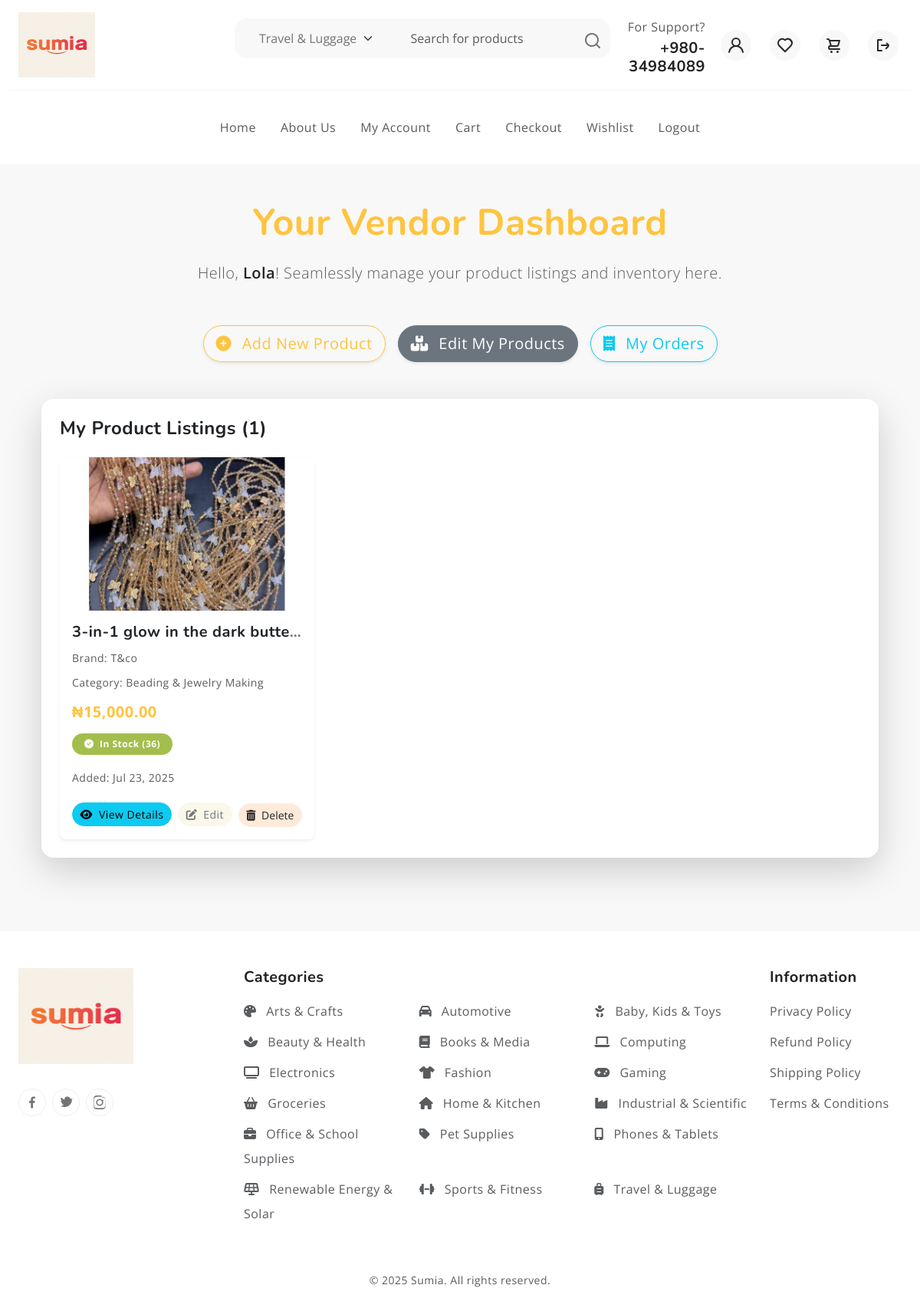
Page /product/list/ (signed in) on the earlier database version.
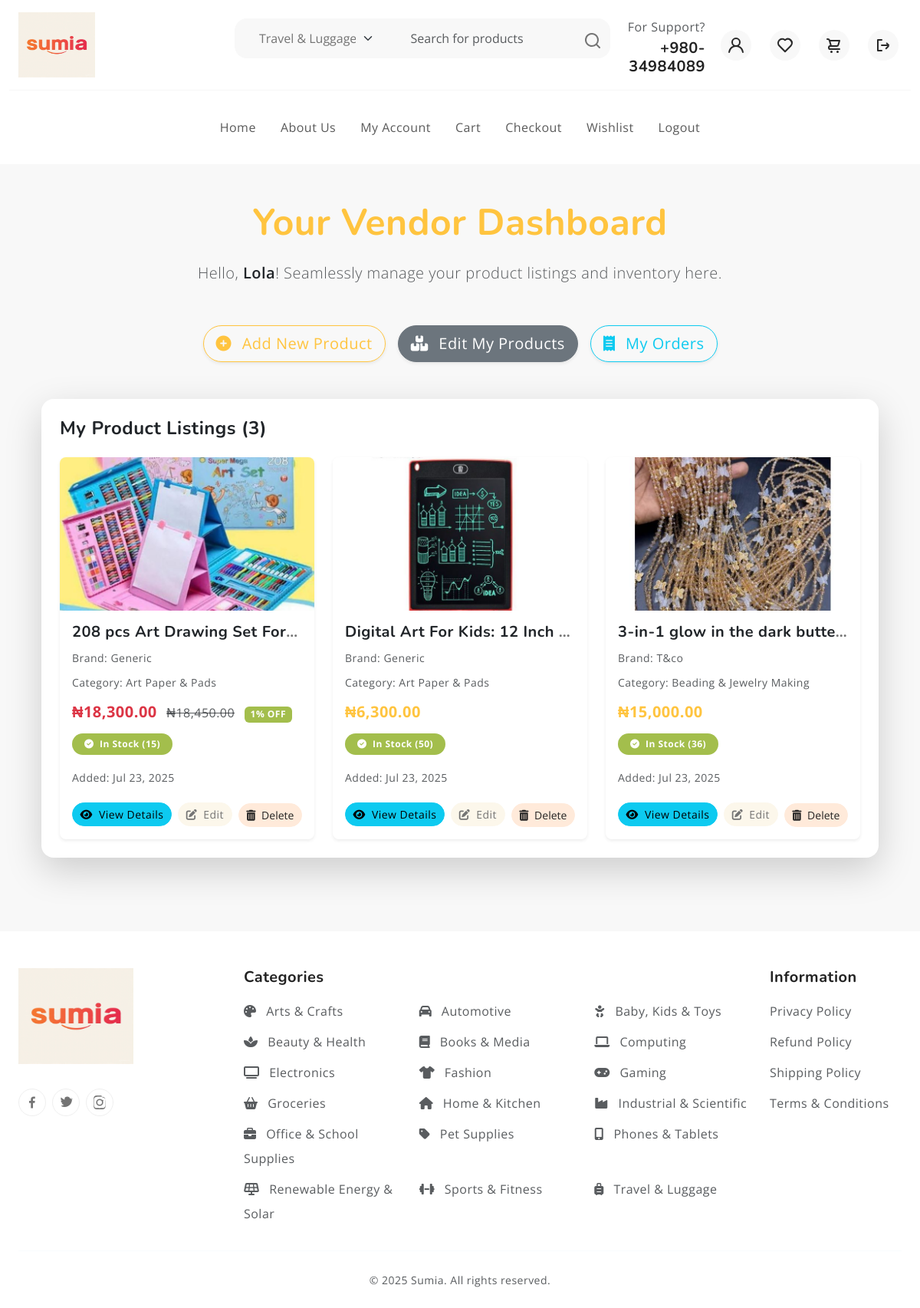
Same page on the later database version.
### pages/models.py (models this page shows, shortened)
class Product(models.Model):
    name = models.CharField(max_length=200)
    slug = models.SlugField(max_length=200, unique=True, blank=True)
    description = models.TextField()
    price = models.DecimalField(max_digits=10, decimal_places=2)
    discount_price = models.DecimalField(max_digits=10, decimal_places=2, null=True, blank=True)
    image = models.ImageField(upload_to='products/images/')
    stock_quantity = models.IntegerField(default=0)
    is_available = models.BooleanField(default=True)
    created_at = models.DateTimeField(auto_now_add=True)
    updated_at = models.DateTimeField(auto_now=True)
    creator = models.ForeignKey(User, on_delete=models.SET_NULL, null=True, blank=True, related_name='created_products')
    category = models.ForeignKey(
        Category,
        on_delete=models.SET_NULL,
        null=True,
        blank=True,
        related_name='products_in_category'
    )
    brand = models.ForeignKey(Brand, on_delete=models.SET_NULL, null=True, blank=True, related_name='products')
    tags = TaggableManager(blank=True) # For django-taggit
    class Meta:
        ordering = ['-created_at']
    def get_discount_percent(self):
        if self.discount_price and self.price:
            discount = ((self.price - self.discount_price) / self.price) * 100
            return round(discount)
        return 0

class Brand(models.Model):
    name = models.CharField(max_length=100, unique=True)
    slug = models.SlugField(max_length=100, unique=True, blank=True)
    description = models.TextField(blank=True)
    logo = models.ImageField(upload_to='brands/logos/', blank=True, null=True)
    created_at = models.DateTimeField(auto_now_add=True)
    updated_at = models.DateTimeField(auto_now=True)
    class Meta:
        ordering = ['name']

class Category(models.Model):
    name = models.CharField(max_length=100, unique=True)
    slug = models.SlugField(max_length=100, unique=True, blank=True)
    parent = models.ForeignKey(
        'self',
        on_delete=models.SET_NULL,
        null=True,
        blank=True,
        related_name='subcategories'
    )
    description = models.TextField(blank=True)
    is_active = models.BooleanField(default=True)
    created_at = models.DateTimeField(auto_now_add=True)
    updated_at = models.DateTimeField(auto_now=True)
    icon = models.CharField(
        max_length=50,
        blank=True,
        null=True,
        help_text="Font Awesome 6 icon class (e.g., 'fa-solid fa-laptop'). Auto-assigned if empty."
    )
    class Meta:
        verbose_name_plural = 'Categories'
        ordering = ['name']
    CATEGORY_ICON_MAP = {
        'phones': 'fa-solid fa-mobile-alt', 'tablets': 'fa-solid fa-tablet-alt',
        'electronics': 'fa-solid fa-tv', 'computing': 'fa-solid fa-laptop',
        'laptops': 'fa-solid fa-laptop', 'desktops': 'fa-solid fa-desktop',
        'fashion': 'fa-solid fa-shirt', 'clothing': 'fa-solid fa-shirt',
        'shoes': 'fa-solid fa-shoe-prints', 'beauty': 'fa-solid fa-spa',
        'health': 'fa-solid fa-heart-pulse', 'home': 'fa-solid fa-house',
        'kitchen': 'fa-solid fa-blender', 'baby': 'fa-solid fa-baby',
        'kids': 'fa-solid fa-child', 'toys': 'fa-solid fa-robot',
        'sports': 'fa-solid fa-dumbbell', 'fitness': 'fa-solid fa-running',
        'automotive': 'fa-solid fa-car', 'motorcycles': 'fa-solid fa-motorcycle',
        'books': 'fa-solid fa-book', 'media': 'fa-solid fa-compact-disc',
        'gaming': 'fa-solid fa-gamepad', 'groceries': 'fa-solid fa-basket-shopping',
        'food': 'fa-solid fa-apple-whole', 'office': 'fa-solid fa-briefcase',
        'school': 'fa-solid fa-pencil-alt', 'arts': 'fa-solid fa-palette',
        'crafts': 'fa-solid fa-scissors', 'travel': 'fa-solid fa-suitcase-rolling',
        'luggage': 'fa-solid fa-suitcase', 'pets': 'fa-solid fa-paw',
        'industrial': 'fa-solid fa-industry', 'scientific': 'fa-solid fa-flask',
        'renewable': 'fa-solid fa-solar-panel', 'solar': 'fa-solid fa-sun',
        'power': 'fa-solid fa-bolt', 'smartphones': 'fa-solid fa-mobile-alt',
        'tablets': 'fa-solid fa-tablet-alt', 'televisions': 'fa-solid fa-tv',
        'cameras': 'fa-solid fa-camera', 'printers': 'fa-solid fa-print',
        'fragrances': 'fa-solid fa-spray-can', 'skincare': 'fa-solid fa-face-mask',
        'cookware': 'fa-solid fa-utensils', 'appliances': 'fa-solid fa-fan',
        'diapers': 'fa-solid fa-baby-carriage', 'strollers': 'fa-solid fa-baby-carriage',
        'consoles': 'fa-solid fa-gamepad', 'stationery': 'fa-solid fa-pen-fancy',
        'suitcases': 'fa-solid fa-suitcase-rolling', 'dog food': 'fa-solid fa-dog',
        'cat food': 'fa-solid fa-cat', 'test instruments': 'fa-solid fa-microscope',
        'power tools': 'fa-solid fa-screwdriver-wrench', 'inverters': 'fa-solid fa-charging-station',
        'batteries': 'fa-solid fa-battery-full',
    }
    DEFAULT_ICON = 'fa-solid fa-tag' # Fallback icon

### pages/views.py (the view)
# urls.py: path('product/list/', product_list, name='product_list'),
@login_required(login_url='login')
def product_list(request):
    products = Product.objects.filter(creator=request.user).order_by('-created_at')
    top_level_categories = Category.objects.filter(parent__isnull=True).order_by('name')
    context = {
        'products': products,
        'top_level_categories': top_level_categories, # Pass for base.html
    }
    return render(request, 'product_list.html', context)

### pages/context_processors.py (called while the page is built)
def categories_for_search(request):
    top_level_categories = Category.objects.filter(parent__isnull=True).prefetch_related('subcategories').order_by('name')
    return {
        'top_level_categories': top_level_categories
    }

### templates/product_list.html (shortened to what the changed rows need)
{% extends 'base.html' %}
{% load static %}
{% load humanize %}
{% block content %}
<section class="py-5 bg-light">
    <div class="container">
        <div class="text-center mb-5">
            <h2 class="fw-bold text-primary display-5 mb-3">Your Vendor Dashboard</h2>
        </div>
        <div class="card shadow-lg border-0 rounded-4 mb-5">
            <div class="card-body p-4">
                <h4 class="card-title mb-4 fw-bold text-dark">My Product Listings ({{ products.count|intcomma }})</h4>
                {% if products %}
                    <div class="row row-cols-1 row-cols-md-2 row-cols-lg-3 g-4">
                        {% for product in products %}
                            <div class="col">
                                <div class="card h-100 shadow-sm border-0 rounded-3 product-item-card">
                                    <a href="{% url 'product_detail' product.slug %}" class="text-decoration-none">
                                        {% if product.image %}
                                            <img src="{{ product.image.url }}" class="card-img-top rounded-top-3 product-img" alt="{{ product.name }}" style="height: 200px; object-fit: cover;">
                                        {% else %}
                                            <img src="https://placehold.co/400x200/cccccc/333333?text=No+Image" class="card-img-top rounded-top-3 product-img" alt="No Image Available" style="height: 200px; object-fit: cover;">
                                        {% endif %}
                                    </a>
                                    <div class="card-body d-flex flex-column">
                                        <h5 class="card-title fw-bold text-truncate mb-2">
                                            <a href="{% url 'product_detail' product.slug %}" class="text-decoration-none text-dark">{{ product.name }}</a>
                                        </h5>
                                        {% if product.brand %}
                                            <p class="card-text text-muted small mb-1">Brand: {{ product.brand.name }}</p>
                                        {% endif %}
                                        {% if product.category %}
                                            <p class="card-text text-muted small mb-1">Category: {{ product.category.name }}</p>
                                        {% endif %}
                                        <p class="card-text mb-2">
                                            {% if product.discount_price and product.discount_price < product.price %}
                                                <span class="text-danger fw-bold fs-5">₦{{ product.discount_price|intcomma }}</span>
                                                <span class="text-muted text-decoration-line-through ms-2">₦{{ product.price|intcomma }}</span>
                                                <span class="badge bg-success ms-2">{{ product.get_discount_percent }}% OFF</span>
                                            {% else %}
                                                <span class="text-primary fw-bold fs-5">₦{{ product.price|intcomma }}</span>
                                            {% endif %}
                                        </p>
                                        <div class="d-flex align-items-center mb-3">
                                            {% if product.is_available and product.stock_quantity > 0 %}
                                                <span class="badge bg-success me-2 py-2 px-3 rounded-pill">
                                                    <i class="fas fa-check-circle me-1"></i> In Stock ({{ product.stock_quantity|intcomma }})
                                                </span>
                                            {% else %}
                                                <span class="badge bg-danger me-2 py-2 px-3 rounded-pill">
                                                    <i class="fas fa-times-circle me-1"></i> Out of Stock
                                                </span>
                                            {% endif %}
                                        </div>
                                        <small class="text-muted mb-3">Added: {{ product.created_at|date:"M d, Y" }}</small>
                                        <div class="mt-auto d-flex justify-content-between align-items-center flex-wrap gap-2">
                                            <a href="{% url 'product_detail' product.slug %}" class="btn btn-info btn-sm rounded-pill flex-grow-1">
                                                <i class="fas fa-eye me-1"></i> View Details
                                            </a>
                                            <a href="{% url 'edit_product' product.slug %}" class="btn btn-warning btn-sm rounded-pill flex-grow-1">
                                                <i class="fas fa-edit me-1"></i> Edit
                                            </a>
                                            <form action="{% url 'delete_product' product.slug %}" method="post" class="flex-grow-1">
                                                <button type="submit" class="btn btn-danger btn-sm rounded-pill w-100">
                                                    <i class="fas fa-trash-alt me-1"></i> Delete
                                                </button>
                                            </form>
                                        </div>
                                    </div>
                                </div>
                            </div>
                        {% endfor %}
                    </div>
                {% endif %}
            </div>
        </div>
    </div>
</section>
{% endblock %}

### templates/base.html (shortened to what the changed rows need)
<!DOCTYPE html>
<html lang="en">
<head>
  {% load static %}
  <link rel="stylesheet" href="https://cdnjs.cloudflare.com/ajax/libs/font-awesome/6.5.2/css/all.min.css"
 />
  <link rel="stylesheet" href="https://cdn.jsdelivr.net/npm/swiper@9/swiper-bundle.min.css">
  <link href="https://cdn.jsdelivr.net/npm/bootstrap@5.3.0-alpha3/dist/css/bootstrap.min.css" rel="stylesheet"
>
  <link rel="stylesheet" type="text/css" href="{% static 'css/vendor.css' %}">
  <link rel="stylesheet" type="text/css" href="{% static 'style.css' %}">
</head>
<body>
  {% block content %}
  {% endblock %}
<footer class="text-light pt-5 pb-4">
  <div class="container-fluid">
    <div class="row gy-4">
      <div class="col-lg-7 col-md-12">
        <div class="row">
          {% for parent in top_level_categories %}
          <div class="col-6 col-sm-4 mb-2">
            <a href="{% url 'category_detail' parent.slug %}" class="text-muted text-decoration-none">
              {% if parent.icon %}<i class="{{ parent.icon }} me-2"></i>{% endif %}
              {{ parent.name }}
            </a>
          </div>
          {% endfor %}
        </div>
      </div>
    </div>
  </div>
</footer>
</body>
</html>

Differences in the rows shown:
added Product: image (picture), name "208 pcs Art Drawing Set For…", brand.name "Generic", category.name "Art Paper & Pads", discount_price "18,300.00", price "18,450.00", get_discount_percent "1", stock_quantity "15", created_at "Jul 23, 2025"
added Product: image (picture), name "Digital Art For Kids: 12 Inch…", brand.name "Generic", category.name "Art Paper & Pads", price "6,300.00", stock_quantity "50", created_at "Jul 23, 2025"
Other differences:
{{ products.count|intcomma }}: "1" → "3"
